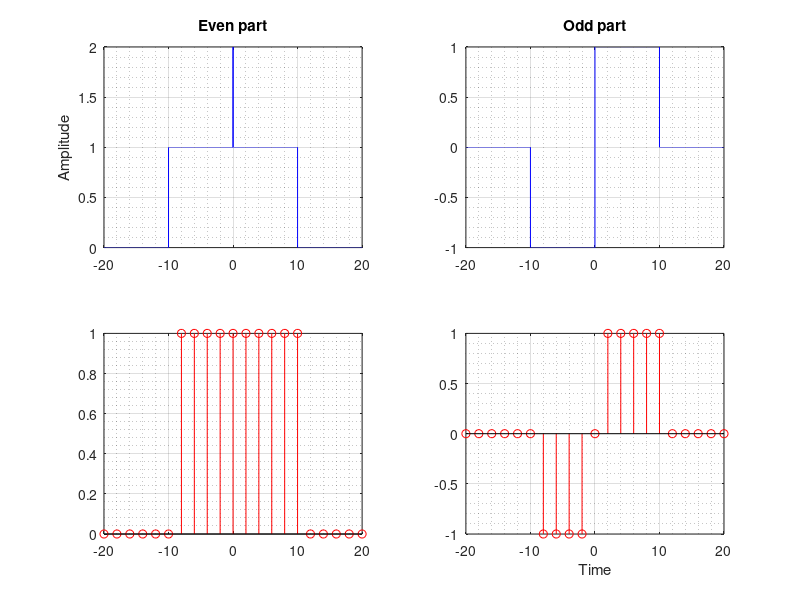

The MATLAB source for this figure:
% Program to decompose x(n) = u(n)-u(n-10) into its even and odd components
clc; clear all;

figure('Name','Decomposing a function','NumberTitle','off','Color','w')

% u(n) UNIT Step Function
n = -20:0.001:20;
u = zeros(size(n));
u (n==0) = 0.5;
u (n > 0) = 1;

% subplot(4,4,1);
% plot(n,u,'b'),grid on, grid minor
% title('u(n)')

ns = -20:2:20;
us = zeros(size(ns));
us (ns==0) = 0.5;
us (ns > 0) = 1;

% subplot(4,4,2);
% stem(ns,us,'r'),grid on, grid minor

% u(n-10) Unit Step function delayed 10 sec.
n10 = n;
u10 = zeros(size(n10));
u10 (n10==10) = 0.5;
u10 (n10 > 10) = 1;

% subplot(4,4,3);
% plot(n10,u10,'b'),grid on, grid minor
% title('u(n-10)')

n10s = ns;
u10s = zeros(size(n10s));
u10s (n10s == 10) = 0.5;
u10s (n10s > 10) = 1;

% subplot(4,4,4);
% stem(n10s,u10s,'r'),grid on, grid minor

% x(n) = u(n)-u(n-10)
x = u - u10;
% subplot(2,2,1);
% plot(n,x,'b'),grid on, grid minor
% title('u(n) - u(n-10)')

xs = us - u10s;
% subplot(2,2,2);
% stem(ns,xs,'r'),grid on, grid minor

% x(-n) = u(-n)-u(10-n)
x = u - u10;
% subplot(2,2,3);
% plot(-n,x,'b'),grid on, grid minor
% title('u(-n) - u(10-n)')

xs = us - u10s;
% subplot(2,2,4);
% stem(-ns,xs,'r'),grid on, grid minor

% decomposing
% feven = f(n) + f(-n) / 2 
% fodd  = f(n) - f(-n) / 2

feven (n>-10)= 1;
feven (n==0) = 2;
feven (n>10) = 0;
subplot(2,2,1);
plot(n,feven,'b'),grid on, grid minor
title('Even part')
ylabel('Amplitude')

fevenS (ns>-10)= 1;
fevenS (ns==0) = 1;
fevenS (ns>10) = 0;
subplot(2,2,3);
stem(ns,fevenS,'r'),grid on, grid minor


fodd (n>-10)= -1;
fodd (n==0) =  0;
fodd (n>0)  =  1;
fodd (n>10) =  0;
subplot(2,2,2);
plot(n,fodd,'b'),grid on, grid minor
title('Odd part')

foddS (ns>-10)= -1;
foddS (ns==0) =  0;
foddS (ns>0)  =  1;
foddS (ns>10) =  0;
subplot(2,2,4);
stem(ns,foddS,'r'),grid on, grid minor
xlabel('Time')

print('-clipboard','-dbitmap')